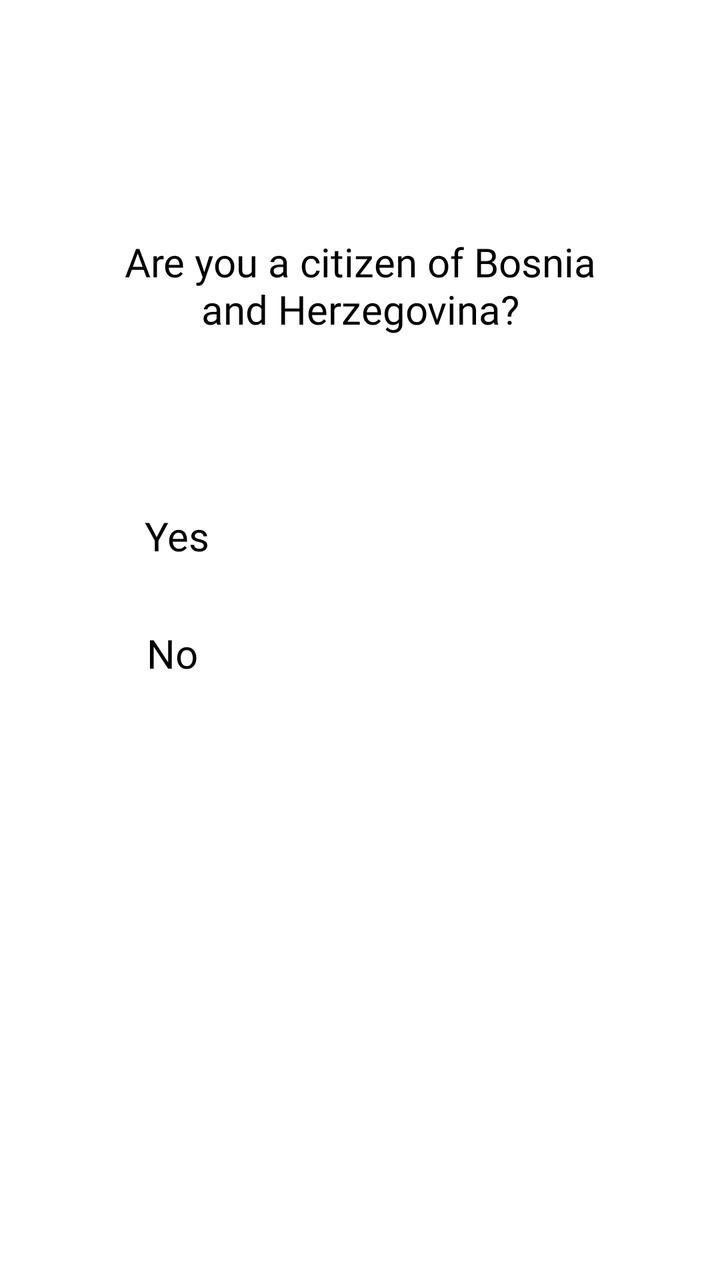
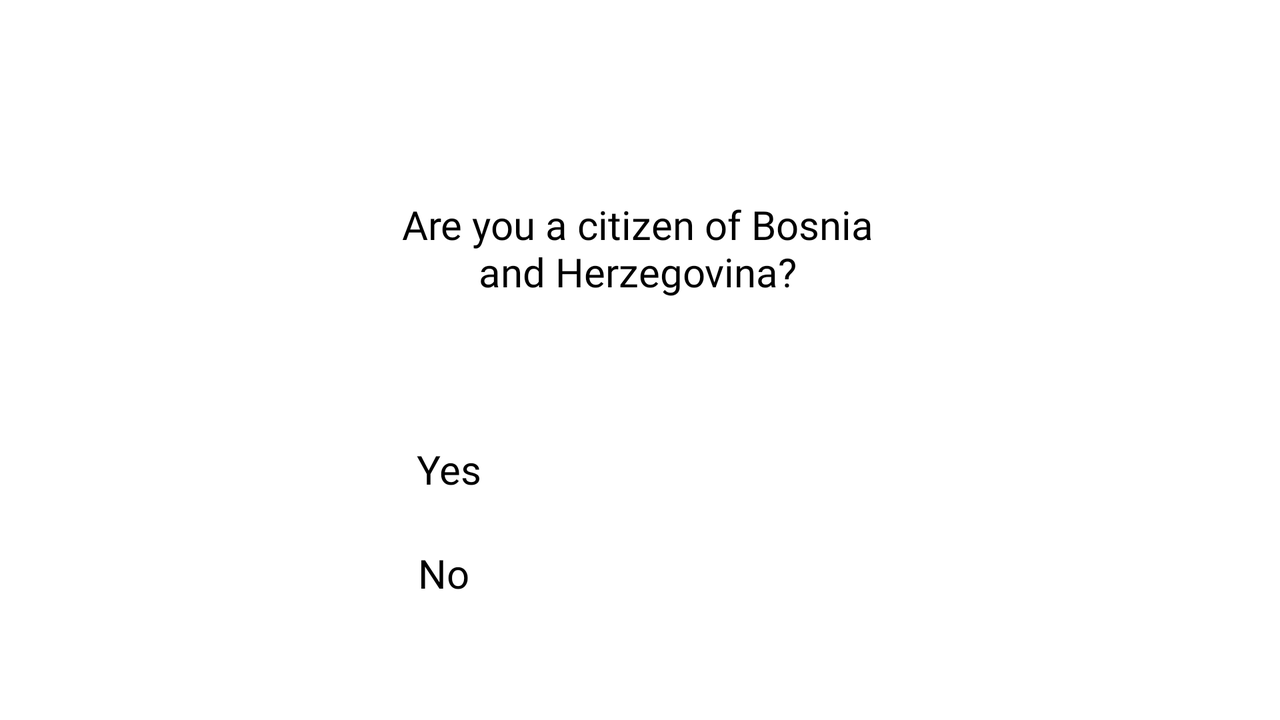

Two renders of one Android screen. The first uses the default layout on a phone; the second uses the alternative layout the repository ships for a different screen configuration, on a matching device. The two XML files are below.
<!-- AndroidManifest.xml: application theme Theme.COVID19VaccinationApp -->
<!-- res/layout/fragment_second_question.xml -->
<?xml version="1.0" encoding="utf-8"?>
<androidx.constraintlayout.widget.ConstraintLayout xmlns:android="http://schemas.android.com/apk/res/android"
    xmlns:app="http://schemas.android.com/apk/res-auto"
    xmlns:tools="http://schemas.android.com/tools"
    android:layout_width="match_parent"
    android:layout_height="match_parent"
    tools:context=".fragments.questionsForVaccination.SecondQuestion">

    <CheckBox
        android:id="@+id/no_2"
        android:layout_width="wrap_content"
        android:layout_height="wrap_content"
        android:layout_marginTop="16dp"
        android:layout_marginBottom="300dp"
        android:fontFamily="@font/alfa_slab_one"
        android:text="No"
        android:textColor="@color/black"
        android:textSize="20dp"
        app:layout_constraintBottom_toBottomOf="parent"
        app:layout_constraintEnd_toEndOf="parent"
        app:layout_constraintHorizontal_bias="0.219"
        app:layout_constraintStart_toStartOf="parent"
        app:layout_constraintTop_toBottomOf="@+id/prvo_pitanje"
        app:layout_constraintVertical_bias="0.192" />

    <TextView
        android:id="@+id/drugo_pitanje"
        android:layout_width="259dp"
        android:layout_height="88dp"
        android:layout_marginTop="96dp"
        android:fontFamily="@font/alfa_slab_one"
        android:gravity="center"
        android:text="Are you a citizen of Bosnia and Herzegovina?"
        android:textColor="@color/black"
        android:textSize="20dp"
        app:layout_constraintBottom_toBottomOf="parent"
        app:layout_constraintEnd_toEndOf="parent"
        app:layout_constraintStart_toStartOf="parent"
        app:layout_constraintTop_toTopOf="parent"
        app:layout_constraintVertical_bias="0.006" />

    <CheckBox
        android:id="@+id/yes_2"
        android:layout_width="wrap_content"
        android:layout_height="wrap_content"
        android:layout_marginBottom="352dp"
        android:fontFamily="@font/alfa_slab_one"
        android:text="Yes"
        android:textColor="@color/black"
        android:textSize="20dp"
        app:layout_constraintBottom_toBottomOf="parent"
        app:layout_constraintEnd_toEndOf="parent"
        app:layout_constraintHorizontal_bias="0.221"
        app:layout_constraintStart_toStartOf="parent"
        app:layout_constraintTop_toBottomOf="@+id/drugo_pitanje"
        app:layout_constraintVertical_bias="0.909" />
</androidx.constraintlayout.widget.ConstraintLayout>
<!-- resources referenced by this layout -->
<resources>
  <color name="black">#FF000000</color>
  <style name="Theme.COVID19VaccinationApp" parent="Theme.Design.Light">
          <item name="colorPrimary">@color/blue</item>
          <item name="colorPrimaryVariant">@color/purple_700</item>
          <item name="colorOnPrimary">@color/white</item>
          
          <item name="colorSecondary">@color/teal_200</item>
          <item name="colorSecondaryVariant">@color/teal_700</item>
          <item name="colorOnSecondary">@color/black</item>
      </style>
  <color name="blue">#1bacb1</color>
  <color name="purple_700">#FF3700B3</color>
  <color name="white">#FFFFFFFF</color>
  <color name="teal_200">#FF03DAC5</color>
  <color name="teal_700">#FF018786</color>
</resources>
<!-- res/layout-land/fragment_second_question.xml (the repository's variant of the layout above) -->
<!-- drawn on the phone turned sideways -->
<?xml version="1.0" encoding="utf-8"?>
<androidx.constraintlayout.widget.ConstraintLayout xmlns:android="http://schemas.android.com/apk/res/android"
    xmlns:app="http://schemas.android.com/apk/res-auto"
    xmlns:tools="http://schemas.android.com/tools"
    android:layout_width="match_parent"
    android:layout_height="match_parent"
    tools:context=".fragments.questionsForVaccination.SecondQuestion">

    <CheckBox
        android:id="@+id/no_"
        android:layout_width="wrap_content"
        android:layout_height="wrap_content"
        android:layout_marginTop="16dp"
        android:layout_marginBottom="60dp"
        android:fontFamily="@font/alfa_slab_one"
        android:text="No"
        android:textColor="@color/black"
        android:textSize="20dp"
        app:layout_constraintBottom_toBottomOf="parent"
        app:layout_constraintEnd_toEndOf="parent"
        app:layout_constraintHorizontal_bias="0.34"
        app:layout_constraintStart_toStartOf="parent"
        app:layout_constraintTop_toBottomOf="@+id/prvo_pitanje"
        app:layout_constraintVertical_bias="0.192" />

    <CheckBox
        android:id="@+id/yes_2"
        android:layout_width="wrap_content"
        android:layout_height="wrap_content"
        android:layout_marginTop="16dp"
        android:layout_marginBottom="112dp"
        android:fontFamily="@font/alfa_slab_one"
        android:text="Yes"
        android:textColor="@color/black"
        android:textSize="20dp"
        app:layout_constraintBottom_toBottomOf="parent"
        app:layout_constraintEnd_toEndOf="parent"
        app:layout_constraintHorizontal_bias="0.343"
        app:layout_constraintStart_toStartOf="parent"
        app:layout_constraintTop_toBottomOf="@+id/prvo_pitanje"
        app:layout_constraintVertical_bias="0.192" />

    <TextView
        android:id="@+id/drugo_pitanje"
        android:layout_width="259dp"
        android:layout_height="88dp"
        android:layout_marginTop="80dp"
        android:fontFamily="@font/alfa_slab_one"
        android:gravity="center"
        android:text="Are you a citizen of Bosnia and Herzegovina?"
        android:textColor="@color/black"
        android:textSize="20dp"
        app:layout_constraintBottom_toBottomOf="parent"
        app:layout_constraintEnd_toEndOf="parent"
        app:layout_constraintHorizontal_bias="0.497"
        app:layout_constraintStart_toStartOf="parent"
        app:layout_constraintTop_toTopOf="parent"
        app:layout_constraintVertical_bias="0.0" />

    <CheckBox
        android:id="@+id/yes_2"
        android:layout_width="wrap_content"
        android:layout_height="wrap_content"
        android:layout_marginBottom="352dp"
        android:fontFamily="@font/alfa_slab_one"
        android:text="Yes"
        android:textColor="@color/black"
        android:textSize="20dp"
        app:layout_constraintBottom_toBottomOf="parent"
        app:layout_constraintEnd_toEndOf="parent"
        app:layout_constraintHorizontal_bias="0.221"
        app:layout_constraintStart_toStartOf="parent"
        app:layout_constraintTop_toBottomOf="@+id/drugo_pitanje"
        app:layout_constraintVertical_bias="0.909" />
</androidx.constraintlayout.widget.ConstraintLayout>
